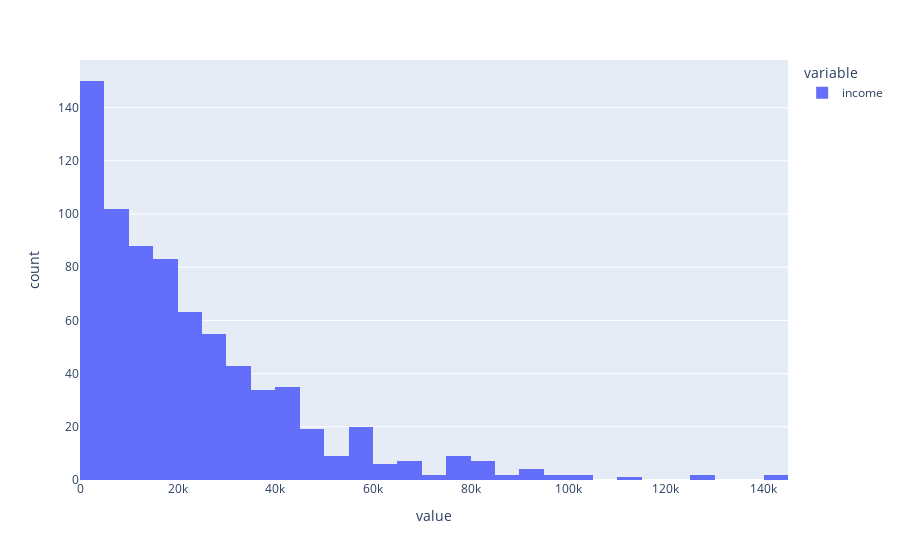

The cell this chart's notebook holds for it:
### Markdown cell above
Do not apply log transforms to unsupervised data. Log transform forces you to drop 0 values because log(0) == -inf. I want to keep 0 values, because there may be groups around 0 income and 0 children.
Over 100 incomes are 0, nearly 450 customers have no children.

One workaround that might work is to change 0 incomes to 0.0049 (less than 0.5 cents), that way we are not taking log(0) and rounding income to the nearest cent doesn't register any income. Since tax forms round to the nearest dollar, and the income.dtype is int, we may be able to get away with 0.49.
Similarly for no children. We don't take log(0) and we round less than half a child down to zero.
I've got to come back to this.

### Code cell
px.histogram(customers['income'])

### Figure 1 — Plotly figure (JSON) as saved in the notebook; plotly's stock layout.template omitted (floating-point values rounded to 4 significant figures; data arrays with more than 128 entries replaced by an {"elided": "..."} marker saying what was removed)
{"data": [{"alignmentgroup": "True", "bingroup": "x", "hovertemplate": "variable=income<br>value=%{x}<br>count=%{y}<extra></extra>", "legendgroup": "income", "marker": {"color": "#636efa", "pattern": {"shape": ""}}, "name": "income", "offsetgroup": "income", "orientation": "v", "showlegend": true, "type": "histogram", "x": {"elided": "747 int values"}, "xaxis": "x", "yaxis": "y"}], "layout": {"autosize": true, "barmode": "relative", "legend": {"title": {"text": "variable"}, "tracegroupgap": 0}, "margin": {"t": 60}, "xaxis": {"anchor": "y", "autorange": true, "domain": [0, 1], "range": [-0.5, 145000.0], "title": {"text": "value"}, "type": "linear"}, "yaxis": {"anchor": "x", "autorange": true, "domain": [0, 1], "range": [0, 157.9], "title": {"text": "count"}}}}
